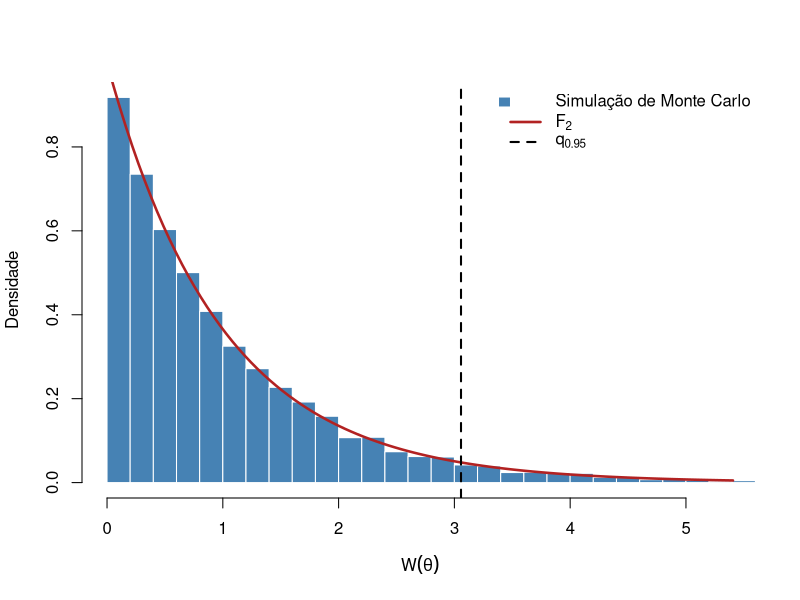

Source code (R):
## ---- chunk 1
#| label: fig-regiao-confianca-normal-pivo-r
#| fig-cap: 'Distribuição simulada da quantidade pivotal e densidade $F_{2,148}$'
set.seed(10)

p <- 4
n <- 150
MC <- 10000

A <- matrix(rnorm(p * p), nrow = p)
Sigma <- A %*% t(A)
mu <- 10 * runif(p)

C <- matrix(
  c(1, -1,  0, 0,
    0,  1, -1, 0),
  nrow = 2,
  byrow = TRUE
)
s <- nrow(C)
d <- as.vector(C %*% mu)

estatistica_regiao <- function(x, d, C) {
  # Cada coluna de x é uma observação.
  n <- ncol(x)
  s <- nrow(C)
  xbar <- rowMeans(x)
  x_centralizado <- sweep(x, 1, xbar)
  S2 <- x_centralizado %*% t(x_centralizado) / n
  diferenca <- as.vector(C %*% xbar - d)
  cov_d <- C %*% S2 %*% t(C)

  as.numeric((n - s) / s * crossprod(diferenca, solve(cov_d, diferenca)))
}

# chol() devolve o fator triangular superior: Sigma = t(L) %*% L.
raiz_Sigma <- t(chol(Sigma))
W <- numeric(MC)
for (i in seq_len(MC)) {
  x <- mu + raiz_Sigma %*% matrix(rnorm(p * n), nrow = p)
  W[i] <- estatistica_regiao(x, d, C)
}

gamma <- 0.95
qgamma <- qf(gamma, df1 = s, df2 = n - s)
cobertura <- mean(W <= qgamma)

cat(sprintf("Quantil teórico qγ: %.4f\n", qgamma))
cat(sprintf("Cobertura de Monte Carlo: %.2f%%\n", 100 * cobertura))

hist(
  W,
  probability = TRUE,
  breaks = 50,
  col = "steelblue",
  border = "white",
  xlab = expression(W(theta)),
  ylab = "Densidade",
  main = "",
  xlim = c(0, quantile(W, 0.995))
)
curve(df(x, df1 = s, df2 = n - s), add = TRUE,
      col = "firebrick", lwd = 2.5)
abline(v = qgamma, lty = 2, lwd = 2)
legend(
  "topright",
  legend = c("Simulação de Monte Carlo", expression(F[2,148]),
             expression(q[0.95])),
  fill = c("steelblue", NA, NA),
  border = c("white", NA, NA),
  lty = c(NA, 1, 2),
  col = c(NA, "firebrick", "black"),
  lwd = c(NA, 2.5, 2),
  bty = "n"
)
